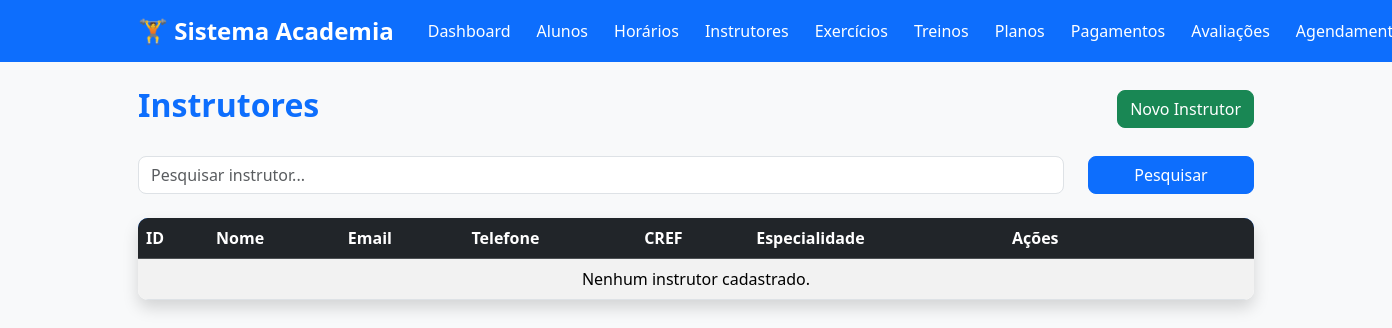
Page /instrutores (signed in) on the earlier database version.
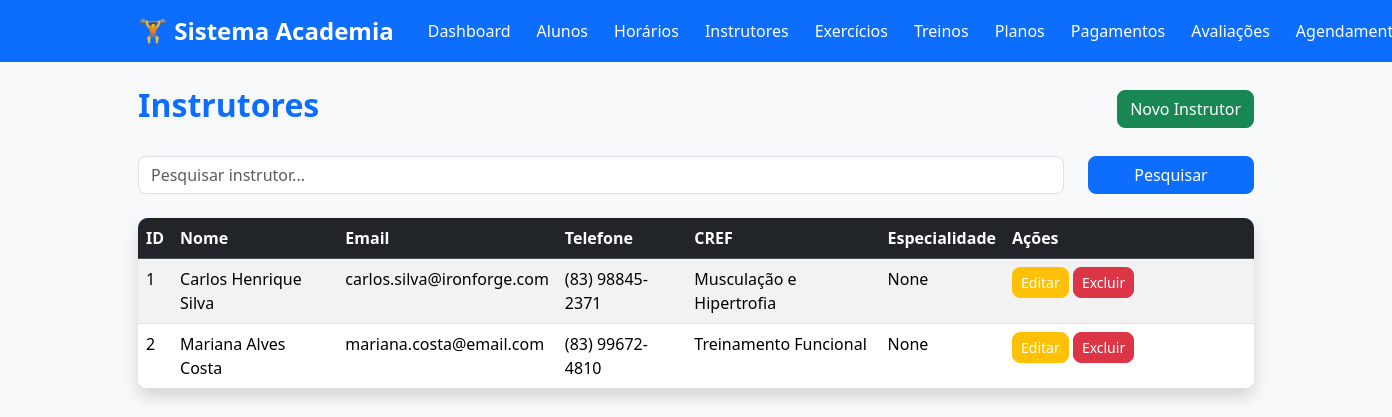
Same page on the later database version.
### tables this page shows
CREATE TABLE instrutores (
        id INTEGER PRIMARY KEY AUTOINCREMENT,
        nome TEXT NOT NULL,
        email TEXT NOT NULL,
        telefone TEXT,
        cref TEXT NOT NULL,
        especialidade TEXT
    );

### app.py (the view)
@app.route("/instrutores")
@login_required
def listar_instrutores():
    instrutores = database.listar_instrutores()
    return render_template(
        "instrutores/listar.html",
        instrutores=instrutores
    )

### app.py (called while the page is built)
def login_required(func):
    @wraps(func)
    def wrapper(*args, **kwargs):
        if "usuario" not in session:
            flash(
                "Faça login para acessar o sistema.",
                "warning"
            )
            return redirect(url_for("login"))
        return func(*args, **kwargs)
    return wrapper

### database.py (called while the page is built)
def conectar():
    conexao = sqlite3.connect(DB_PATH)
    conexao.row_factory = sqlite3.Row
    conexao.execute("PRAGMA foreign_keys = ON")
    return conexao

def executar(sql, parametros=(), fetch=False, fetchone=False):
    conexao = conectar()
    try:
        cursor = conexao.cursor()
        cursor.execute(sql, parametros)
        conexao.commit()
        if fetchone:
            return cursor.fetchone()
        if fetch:
            return cursor.fetchall()
        return True
    except sqlite3.Error as erro:
        print(f"Erro no banco de dados: {erro}")
        return None
    finally:
        conexao.close()

def listar_instrutores():
    sql = """
        SELECT *
        FROM instrutores
        ORDER BY nome
    """
    return executar(sql, fetch=True)

### templates/instrutores/listar.html
{% extends "base.html" %}
{% block conteudo %}
<div class="d-flex justify-content-between align-items-center mb-4">
    <h2>Instrutores</h2>
    <a href="{{ url_for('novo_instrutor') }}" class="btn btn-success">
        Novo Instrutor
    </a>
</div>
<form method="GET"
      action="{{ url_for('listar_instrutores') }}"
      class="row mb-4">
    <div class="col-md-10">
        <input
            type="text"
            class="form-control"
            name="q"
            placeholder="Pesquisar instrutor..."
            value="{{ pesquisa if pesquisa else '' }}">
    </div>
    <div class="col-md-2 d-grid">
        <button class="btn btn-primary">
            Pesquisar
        </button>
    </div>
</form>
<table class="table table-striped table-hover shadow">
    <thead class="table-dark">
        <tr>
            <th>ID</th>
            <th>Nome</th>
            <th>Email</th>
            <th>Telefone</th>
            <th>CREF</th>
            <th>Especialidade</th>
            <th width="250">Ações</th>
        </tr>
    </thead>
    <tbody>
        {% if instrutores %}
            {% for instrutor in instrutores %}
            <tr>
                <td>{{ instrutor.id }}</td>
                <td>{{ instrutor.nome }}</td>
                <td>{{ instrutor.email }}</td>
                <td>{{ instrutor.telefone }}</td>
                <td>{{ instrutor.cref }}</td>
                <td>{{ instrutor.especialidade }}</td>
                <td>
                    <a
                        href="{{ url_for('editar_instrutor', id=instrutor.id) }}"
                        class="btn btn-warning btn-sm">
                        Editar
                    </a>
                    <a
                        href="{{ url_for('excluir_instrutor', id=instrutor.id) }}"
                        class="btn btn-danger btn-sm"
                        onclick="return confirm('Deseja realmente excluir este instrutor?')">
                        Excluir
                    </a>
                </td>
            </tr>
            {% endfor %}
        {% else %}
            <tr>
                <td colspan="7" class="text-center">
                    Nenhum instrutor cadastrado.
                </td>
            </tr>
        {% endif %}
    </tbody>
</table>
{% endblock %}

Differences in the rows shown:
added instrutores: id "1", nome "Carlos Henrique Silva", email "carlos.silva@ironforge.com", telefone "(83) 98845-2371", cref "Musculação e Hipertrofia", especialidade "None"
added instrutores: id "2", nome "Mariana Alves Costa", email "mariana.costa@email.com", telefone "(83) 99672-4810", cref "Treinamento Funcional", especialidade "None"
Other differences:
text no longer shown: "Nenhum instrutor cadastrado."
